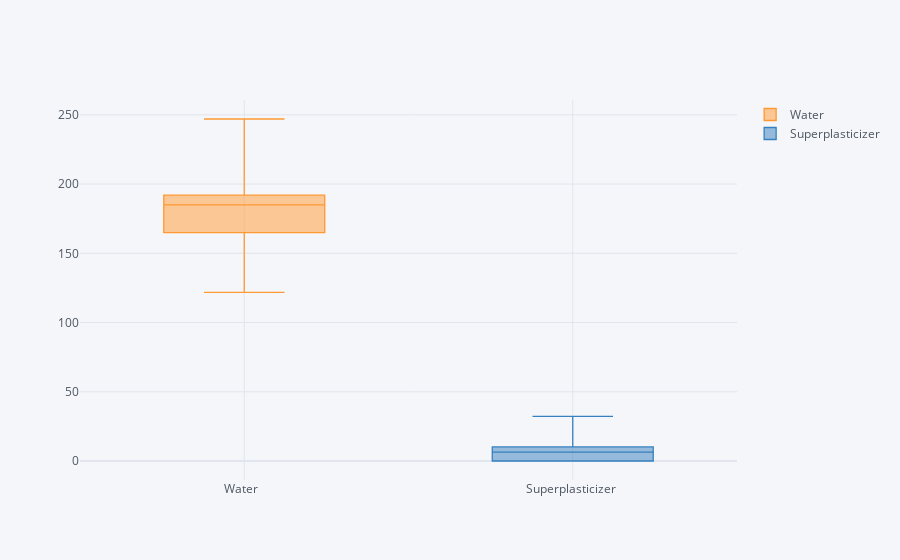

The cell this chart's notebook holds for it:
### Markdown cell above
Box Plots

### Code cell
ds[['Water  ', 'Superplasticizer ',
    ]].iplot(kind='box')

### Figure 1 — Plotly figure (JSON) as saved in the notebook; plotly's stock layout.template omitted (floating-point values rounded to 4 significant figures; data arrays with more than 128 entries replaced by an {"elided": "..."} marker saying what was removed)
{"data": [{"boxpoints": false, "line": {"width": 1.3}, "marker": {"color": "rgba(255, 153, 51, 1.0)"}, "name": "Water  ", "orientation": "v", "type": "box", "y": {"elided": "1030 float values"}}, {"boxpoints": false, "line": {"width": 1.3}, "marker": {"color": "rgba(55, 128, 191, 1.0)"}, "name": "Superplasticizer ", "orientation": "v", "type": "box", "y": {"elided": "1030 float values"}}], "layout": {"legend": {"bgcolor": "#F5F6F9", "font": {"color": "#4D5663"}}, "paper_bgcolor": "#F5F6F9", "plot_bgcolor": "#F5F6F9", "title": {"font": {"color": "#4D5663"}}, "xaxis": {"gridcolor": "#E1E5ED", "showgrid": true, "tickfont": {"color": "#4D5663"}, "title": {"font": {"color": "#4D5663"}, "text": ""}, "zerolinecolor": "#E1E5ED"}, "yaxis": {"gridcolor": "#E1E5ED", "showgrid": true, "tickfont": {"color": "#4D5663"}, "title": {"font": {"color": "#4D5663"}, "text": ""}, "zerolinecolor": "#E1E5ED"}}}
